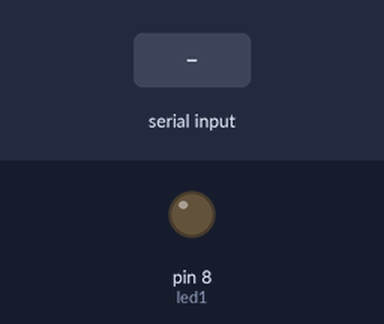
Recording of a sketch running on a simulated Arduino Uno, built with avr-gcc and run on an emulated ATmega328P. On the bench: output pins drawn as LEDs (lit = HIGH). Inputs (shaded band) come from the test bench. What the sketch prints to the serial monitor is not drawn.

Above: at 1.2 s.
1.3 s: "5" received over the second serial link
At 1.7 s:
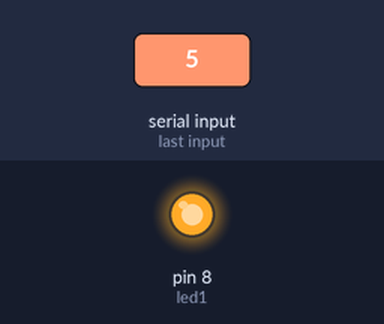
2.8 s: "4" received over the second serial link
At 4.0 s:
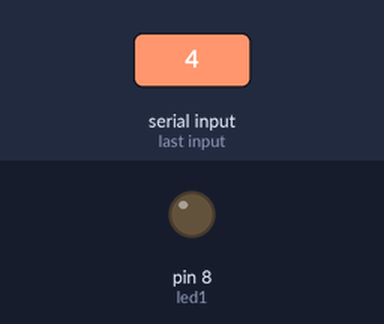
4.3 s: "encender" received over the second serial link
At 5.7 s:
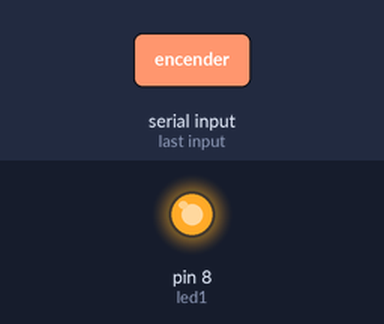
Timing chart, 0 to 7.3 s (numbered marks = the images above; inputs shaded):
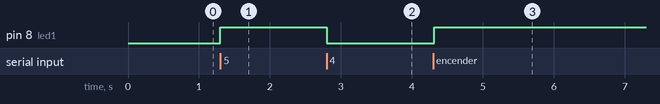

Measured:
- after the input at 1.3 s, pin 8 (led1): LOW → HIGH at once
- after the input at 2.8 s, pin 8 (led1): HIGH → LOW at once
- after the input at 4.3 s, pin 8 (led1): LOW → HIGH at once

The sketch:

exer4.ino
```cpp
#include <SoftwareSerial.h> // ' set digital pins for serial communication'
SoftwareSerial wirelessNetworkYT(10, 11); // 'pin 10 as RX, pin 11 as TX'

String readString;

String value;
int led1 = 8;
int led2 = 3;
char DAT = 0;

void setup(){

  Serial.begin(9600); // ' serial monitor communication at 9600 bps'
  Serial.println("Done"); // 'write "Done" on the monitor'
  wirelessNetworkYT.begin(9600); // 'communication at 38400 bps'
  pinMode(led1, OUTPUT);
}
void loop(){
  if (wirelessNetworkYT.available()){ // ' if there is information available from module'
    while (wirelessNetworkYT.available()) {
    delay(2);  //delay to allow byte to arrive in input buffer
    char c = DAT = wirelessNetworkYT.read(); // 'stores in DATO the character received from module'
    Serial.write(DAT);
    readString += c;
  }
  if(readString.equals("5") || readString.equals("encender")){
      digitalWrite(led1,HIGH);
      //readString="";
  }
  else if(readString.equals("4") || readString.equals("encender")){
      digitalWrite(led1,LOW);
      //readString="";
  }
  else if(readString.equals("2") || readString.equals("encender")){
      digitalWrite(led2,HIGH);
      //readString="";
  }
  else if(readString.equals("3") || readString.equals("encender")){
      digitalWrite(led2,LOW);
      //readString="";
  }
  readString="";
//if(Serial.available()) // 'information available from the serial monitor'
  //wirelessNetworkYT.write(Serial.read()); // 'read serial monitor and send to Bluetooth'


  }
}
```
